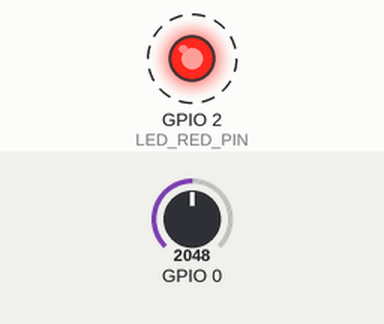
This program was run on a simulated ESP32. On the bench: output pins drawn as LEDs (lit = HIGH). Dashed ring = blinking. Inputs (shaded band) come from the test bench; at power-on: GPIO 0 = 2048. What the program prints to the serial monitor is not drawn.

Above: at 0.2 s.
Timing chart, 0 to 3.0 s (numbered marks = the images above):
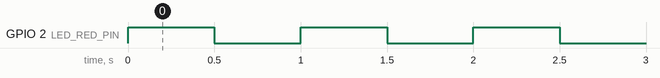

Measured:
- by itself, GPIO 2 (LED_RED_PIN): alternates HIGH for 0.50 s and LOW for 0.50 s

The program:

main.cpp
```cpp
#include <Arduino.h>

#include "freertos/task.h"
#include "freertos/queue.h"
#include "freertos/semphr.h"

#define LED_RED_PIN		2
#define LED_RED_TIME	500

typedef struct blink_led_t
{
	uint8_t pin;
	uint8_t state;
	uint32_t timeBlink;
	TaskHandle_t taskHandle;
} blink_led_t;

typedef struct adc_t
{
	uint8_t channel;
	uint16_t value;
	TaskHandle_t taskHandle;
} adc_t;

blink_led_t ledRed = {LED_RED_PIN, 0, LED_RED_TIME, NULL};
adc_t adc = {A11, 0, NULL};

SemaphoreHandle_t xSemaphore = NULL;

void vTaskADC (void *pvParameters);
void vTaskLED (void *pvParameters);

void setup()
{
	Serial.begin(9600);

	xSemaphore = xSemaphoreCreateBinary();
	if (xSemaphore == NULL)
	{
		Serial.printf("Nao foi possivel a criacao do Semaforo :(\r\n");
		while(1);
	}

	xTaskCreate(vTaskLED, "LED Task", configMINIMAL_STACK_SIZE + 1000, &ledRed, 1, &ledRed.taskHandle);
	xTaskCreate(vTaskADC, "ADC Task", configMINIMAL_STACK_SIZE + 1000, &adc, 1, &adc.taskHandle);
}

void loop()
{
	vTaskDelay(portMAX_DELAY);
}

void vTaskADC (void *pvParameters)
{
	adc_t *adc = (adc_t *)pvParameters;

	while (1)
	{
		xSemaphoreTake(xSemaphore, portMAX_DELAY);
		adc->value = analogRead(adc->channel);
		Serial.printf("ADC Value: %d\r\n", adc->value);
	}
}

void vTaskLED (void *pvParameters)
{
	blink_led_t *led = (blink_led_t *)pvParameters;

	pinMode(led->pin, OUTPUT);
	digitalWrite(led->pin, led->state);

	while (1)
	{
		digitalWrite(led->pin, !digitalRead(led->pin));
		Serial.printf("LED Status: %d\r\n", digitalRead(led->pin));
		vTaskDelay(pdMS_TO_TICKS(led->timeBlink));

		xSemaphoreGive(xSemaphore);
	}
}
```
